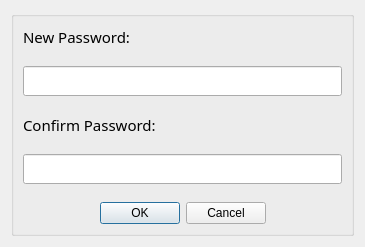
<?xml version="1.0" encoding="UTF-8"?>
<ui version="4.0">
 <class>Dialog</class>
 <widget class="QDialog" name="Dialog">
  <property name="geometry">
   <rect>
    <x>0</x>
    <y>0</y>
    <width>365</width>
    <height>225</height>
   </rect>
  </property>
  <property name="windowTitle">
   <string>Change Password</string>
  </property>
  <layout class="QGridLayout" name="gridLayout">
   <item row="0" column="0">
    <widget class="QGroupBox" name="groupBox">
     <property name="title">
      <string/>
     </property>
     <layout class="QVBoxLayout" name="verticalLayout">
      <property name="spacing">
       <number>18</number>
      </property>
      <item>
       <widget class="QLabel" name="label">
        <property name="font">
         <font>
          <family>Century Gothic</family>
          <pointsize>11</pointsize>
         </font>
        </property>
        <property name="text">
         <string>New Password:</string>
        </property>
       </widget>
      </item>
      <item>
       <widget class="QLineEdit" name="input_password">
        <property name="font">
         <font>
          <family>Century Gothic</family>
          <pointsize>11</pointsize>
         </font>
        </property>
        <property name="echoMode">
         <enum>QLineEdit::Password</enum>
        </property>
       </widget>
      </item>
      <item>
       <widget class="QLabel" name="label_2">
        <property name="font">
         <font>
          <family>Century Gothic</family>
          <pointsize>11</pointsize>
         </font>
        </property>
        <property name="text">
         <string>Confirm Password:</string>
        </property>
       </widget>
      </item>
      <item>
       <widget class="QLineEdit" name="input_confirm_password">
        <property name="font">
         <font>
          <family>Century Gothic</family>
          <pointsize>11</pointsize>
         </font>
        </property>
        <property name="echoMode">
         <enum>QLineEdit::Password</enum>
        </property>
       </widget>
      </item>
      <item>
       <widget class="QDialogButtonBox" name="buttonBox">
        <property name="orientation">
         <enum>Qt::Horizontal</enum>
        </property>
        <property name="standardButtons">
         <set>QDialogButtonBox::Cancel|QDialogButtonBox::Ok</set>
        </property>
        <property name="centerButtons">
         <bool>true</bool>
        </property>
       </widget>
      </item>
     </layout>
    </widget>
   </item>
  </layout>
 </widget>
 <resources/>
 <connections>
  <connection>
   <sender>buttonBox</sender>
   <signal>accepted()</signal>
   <receiver>Dialog</receiver>
   <slot>accept()</slot>
   <hints>
    <hint type="sourcelabel">
     <x>248</x>
     <y>254</y>
    </hint>
    <hint type="destinationlabel">
     <x>157</x>
     <y>274</y>
    </hint>
   </hints>
  </connection>
  <connection>
   <sender>buttonBox</sender>
   <signal>rejected()</signal>
   <receiver>Dialog</receiver>
   <slot>reject()</slot>
   <hints>
    <hint type="sourcelabel">
     <x>316</x>
     <y>260</y>
    </hint>
    <hint type="destinationlabel">
     <x>286</x>
     <y>274</y>
    </hint>
   </hints>
  </connection>
 </connections>
</ui>
